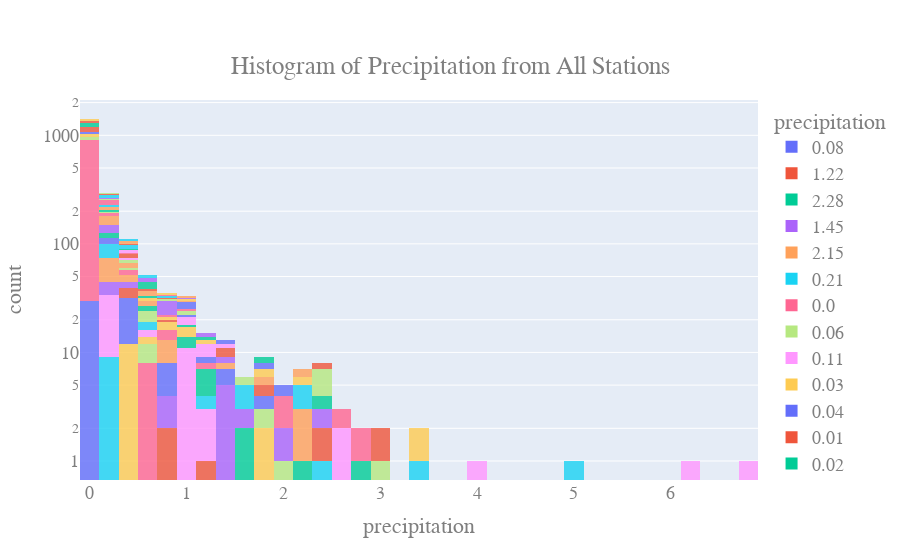

The notebook cell this image was saved under:
### Code cell
# Histogram with Plotly Express
import plotly.express as px
df = px.data.tips()
fig = px.histogram(df_q12, x="precipitation",
                   nbins=40,
                   title='Histogram of Precipitation from All Stations',
                   labels={'precipitation':'precipitation', }, # can specify one label per df column
                   opacity=0.8,
                   log_y=True, # represent bars with log scale
                   color = 'precipitation'
#                    color_discrete_sequence=['#0d0887', '#46039f', '#7201a8', '#9c179e', '#bd3786', '#d8576b', '#ed7953', '#fb9f3a', '#fdca26', '#f0f921', '#EB89B5'] # color of histogram bars
                   )


fig.update_layout(
    font=dict(
        family="Courier New, monospace",
        size=18,
        color="#7f7f7f"
    ),
    title={
        'y':0.9,
        'x':0.5,
        'xanchor': 'center',
        'yanchor': 'top'}
)

               
fig.show()
